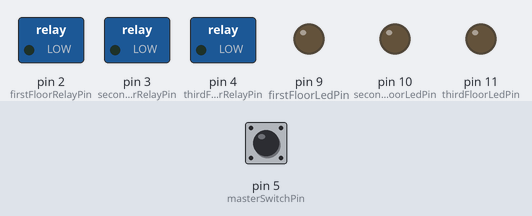
The sketch below on a simulated Arduino Uno, built with avr-gcc and run on an emulated ATmega328P. Shown: switched loads named in the sketch (green lamp = pin HIGH), output pins drawn as LEDs (lit = HIGH). The inputs (shaded band) are chosen by the test bench; at power-on: pin 5 (masterSwitchPin) HIGH.

Above: at 1.2 s.
1.3 s: pin 5 (masterSwitchPin) pulled LOW for 0.15 s
At 1.37 s:
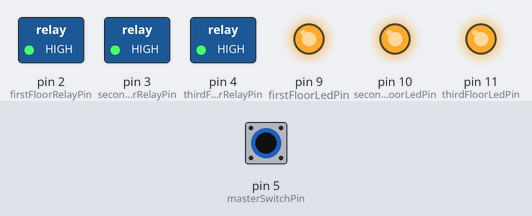
2.9 s: pin 5 (masterSwitchPin) pulled LOW for 3.2 s
At 7.2 s:
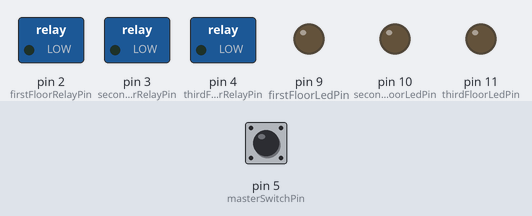
Timing chart, 0 to 8.7 s (numbered marks = the images above; inputs shaded):
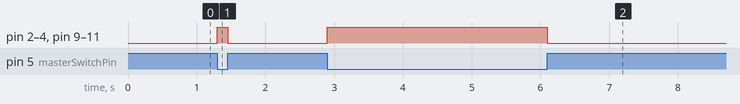

The sketch:

Task1_Kudryashov_PM20_1_ino_copy_20230928214332.ino
```cpp
// Подключаем библиотеку Arduino
#include <Arduino.h>

// Параметры для управления реле этажей
const int firstFloorRelayPin = 2;  // Пин, подключенный к реле для первого этажа
const int secondFloorRelayPin = 3; // Пин, подключенный к реле для второго этажа
const int thirdFloorRelayPin = 4;  // Пин, подключенный к реле для третьего этажа

// Пин мастер-выключателя
const int masterSwitchPin = 5; // Пин, подключенный к мастер-выключателю

// Пины светодиодов для индикации состояния света на каждом этаже
const int firstFloorLedPin = 9;  // Пин светодиода для первого этажа
const int secondFloorLedPin = 10; // Пин светодиода для второго этажа
const int thirdFloorLedPin = 11;  // Пин светодиода для третьего этажа

void setup() {
  pinMode(firstFloorRelayPin, OUTPUT);  // Устанавливаем пины реле как выходы
  pinMode(secondFloorRelayPin, OUTPUT);
  pinMode(thirdFloorRelayPin, OUTPUT);
  pinMode(masterSwitchPin, INPUT_PULLUP); // Устанавливаем мастер-выключатель как вход с подтяжкой к HIGH

  // Устанавливаем пины светодиодов как выходы
  pinMode(firstFloorLedPin, OUTPUT);
  pinMode(secondFloorLedPin, OUTPUT);
  pinMode(thirdFloorLedPin, OUTPUT);
}

void loop() {
  // Читаем состояние мастер-выключателя
  int masterSwitchState = digitalRead(masterSwitchPin);

  // Включаем или выключаем свет во всем подъезде и управляем светодиодами
  if (masterSwitchState == LOW) {
    digitalWrite(firstFloorRelayPin, HIGH);   // Включаем свет на первом этаже
    digitalWrite(secondFloorRelayPin, HIGH);  // Включаем свет на втором этаже
    digitalWrite(thirdFloorRelayPin, HIGH);   // Включаем свет на третьем этаже

    // Включаем светодиоды для индикации состояния света
    digitalWrite(firstFloorLedPin, HIGH);
    digitalWrite(secondFloorLedPin, HIGH);
    digitalWrite(thirdFloorLedPin, HIGH);
  } else {
    digitalWrite(firstFloorRelayPin, LOW);    // Выключаем свет на первом этаже
    digitalWrite(secondFloorRelayPin, LOW);   // Выключаем свет на втором этаже
    digitalWrite(thirdFloorRelayPin, LOW);    // Выключаем свет на третьем этаже

    // Выключаем светодиоды для индикации состояния света
    digitalWrite(firstFloorLedPin, LOW);
    digitalWrite(secondFloorLedPin, LOW);
    digitalWrite(thirdFloorLedPin, LOW);
  }
}
```

Measured:
- after the input at 1.3 s, pin 2 (firstFloorRelayPin), pin 3 (secondFloorRelayPin), pin 4 (thirdFloorRelayPin), pin 9 (firstFloorLedPin), pin 10 (secondFloorLedPin), pin 11 (thirdFloorLedPin): LOW → HIGH at once, → LOW 0.15 s later
- after the input at 2.9 s, pin 2 (firstFloorRelayPin), pin 3 (secondFloorRelayPin), pin 4 (thirdFloorRelayPin), pin 9 (firstFloorLedPin), pin 10 (secondFloorLedPin), pin 11 (thirdFloorLedPin): LOW → HIGH at once, → LOW 3.2 s later
